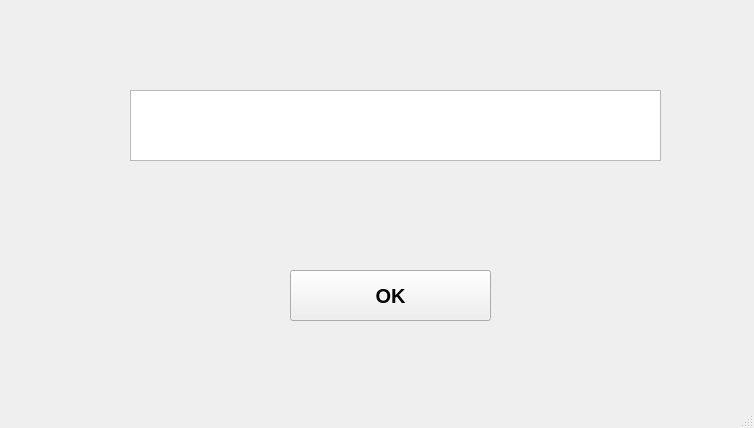
<?xml version="1.0" encoding="UTF-8"?>
<ui version="4.0">
 <class>MainWindow</class>
 <widget class="QMainWindow" name="MainWindow">
  <property name="geometry">
   <rect>
    <x>0</x>
    <y>0</y>
    <width>754</width>
    <height>428</height>
   </rect>
  </property>
  <property name="windowTitle">
   <string>MainWindow</string>
  </property>
  <widget class="QWidget" name="centralwidget">
   <widget class="QTextEdit" name="res">
    <property name="geometry">
     <rect>
      <x>130</x>
      <y>90</y>
      <width>531</width>
      <height>71</height>
     </rect>
    </property>
   </widget>
   <widget class="QPushButton" name="finn">
    <property name="geometry">
     <rect>
      <x>290</x>
      <y>270</y>
      <width>201</width>
      <height>51</height>
     </rect>
    </property>
    <property name="font">
     <font>
      <pointsize>15</pointsize>
      <weight>75</weight>
      <bold>true</bold>
     </font>
    </property>
    <property name="text">
     <string>OK</string>
    </property>
   </widget>
  </widget>
  <widget class="QMenuBar" name="menubar">
   <property name="geometry">
    <rect>
     <x>0</x>
     <y>0</y>
     <width>754</width>
     <height>21</height>
    </rect>
   </property>
  </widget>
  <widget class="QStatusBar" name="statusbar"/>
 </widget>
 <resources/>
 <connections/>
</ui>
